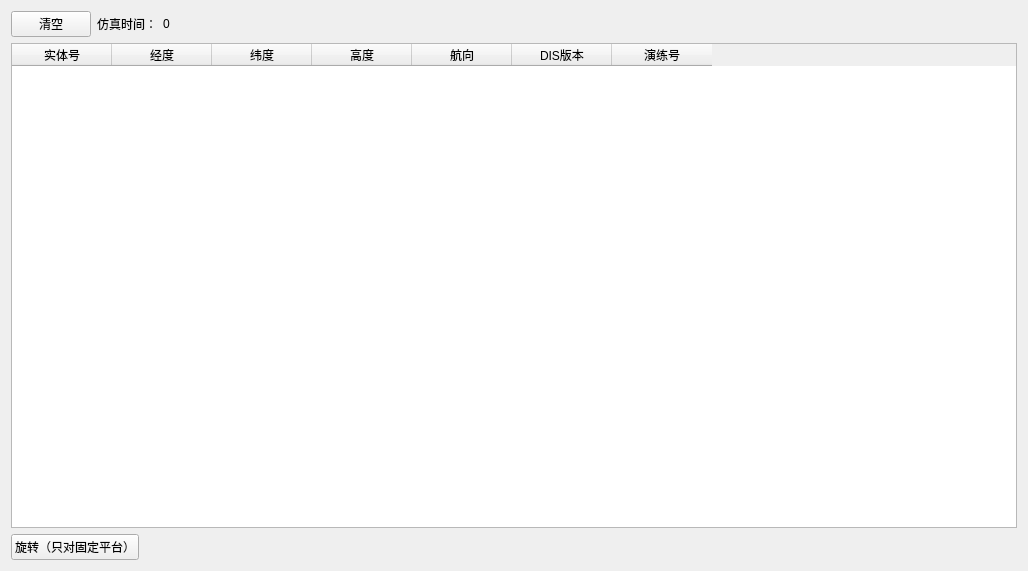
<?xml version="1.0" encoding="UTF-8"?>
<ui version="4.0">
 <class>MainWindowClass</class>
 <widget class="QMainWindow" name="MainWindowClass">
  <property name="geometry">
   <rect>
    <x>0</x>
    <y>0</y>
    <width>1028</width>
    <height>571</height>
   </rect>
  </property>
  <property name="windowTitle">
   <string>MainWindow</string>
  </property>
  <widget class="QWidget" name="centralWidget">
   <layout class="QVBoxLayout" name="verticalLayout">
    <item>
     <layout class="QHBoxLayout" name="horizontalLayout_2">
      <item>
       <widget class="QPushButton" name="pushButtonClear">
        <property name="text">
         <string>清空</string>
        </property>
       </widget>
      </item>
      <item>
       <widget class="QLabel" name="label">
        <property name="text">
         <string>仿真时间：</string>
        </property>
       </widget>
      </item>
      <item>
       <widget class="QLabel" name="labelSimTime">
        <property name="sizePolicy">
         <sizepolicy hsizetype="Preferred" vsizetype="Preferred">
          <horstretch>1</horstretch>
          <verstretch>0</verstretch>
         </sizepolicy>
        </property>
        <property name="text">
         <string>0</string>
        </property>
       </widget>
      </item>
     </layout>
    </item>
    <item>
     <widget class="QTableWidget" name="tableWidgetEntityState">
      <property name="editTriggers">
       <set>QAbstractItemView::NoEditTriggers</set>
      </property>
      <property name="selectionMode">
       <enum>QAbstractItemView::SingleSelection</enum>
      </property>
      <property name="selectionBehavior">
       <enum>QAbstractItemView::SelectRows</enum>
      </property>
      <property name="sortingEnabled">
       <bool>true</bool>
      </property>
      <column>
       <property name="text">
        <string>实体号</string>
       </property>
      </column>
      <column>
       <property name="text">
        <string>经度</string>
       </property>
      </column>
      <column>
       <property name="text">
        <string>纬度</string>
       </property>
      </column>
      <column>
       <property name="text">
        <string>高度</string>
       </property>
      </column>
      <column>
       <property name="text">
        <string>航向</string>
       </property>
      </column>
      <column>
       <property name="text">
        <string>DIS版本</string>
       </property>
      </column>
      <column>
       <property name="text">
        <string>演练号</string>
       </property>
      </column>
     </widget>
    </item>
    <item>
     <layout class="QGridLayout" name="gridLayout"/>
    </item>
    <item>
     <layout class="QHBoxLayout" name="horizontalLayout">
      <item>
       <widget class="QPushButton" name="pushButtonLeft">
        <property name="text">
         <string>旋转（只对固定平台）</string>
        </property>
       </widget>
      </item>
      <item>
       <spacer name="horizontalSpacer">
        <property name="orientation">
         <enum>Qt::Horizontal</enum>
        </property>
        <property name="sizeHint" stdset="0">
         <size>
          <width>40</width>
          <height>20</height>
         </size>
        </property>
       </spacer>
      </item>
     </layout>
    </item>
   </layout>
  </widget>
 </widget>
 <layoutdefault spacing="6" margin="11"/>
 <resources/>
 <connections/>
</ui>
